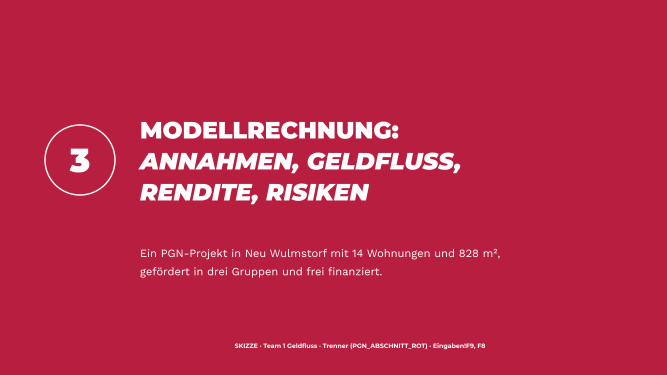
#> input picture konzepte/team-1/entwurf/skizzen/folie-13-trenner.png, 1333 x 750 px (shown at 1/2 size); its folder holds 4 pictures in this run
$ python ansicht_pdf.py
#> lines starting #> are read from the running program, lines starting #| are printed output that depends on the picture
"""Baut je Team eine Ansichts-PDF: alle Folien in Vortragsreihenfolge, danach die Broschürenseiten."""
import glob, os, re
from PIL import Image, ImageDraw, ImageFont

HIER = os.path.dirname(os.path.abspath(__file__))
BASIS = os.path.dirname(HIER)
FONT = os.path.expanduser("~/.fonts/pgn/WorkSans-Medium.ttf")
LEIT = {"1": "Geldfluss", "2": "Fragen eines Investors", "3": "Vergleich"}
ENTWURF = {"1": ["16", "17", "28"], "2": ["16", "25", "29"], "3": ["16", "20", "28"]}


def schluessel(nr):
    if nr.startswith("A"):
        return (1, int(nr[1:]))
    return (0, int(nr))


def folien(team):
#> called with team = '1'
    t = os.path.join(BASIS, f"team-{team}", "entwurf")
    liste = []
    for i, nr in enumerate(ENTWURF[team], 1):
        liste.append((nr, "fertiger Entwurf", os.path.join(t, "png", f"folie-0{i}.png")))
    for p in glob.glob(os.path.join(t, "skizzen", "*.png")):
        m = re.match(r"(?:folie-)?(A?\d+)-(.*)\.png", os.path.basename(p))
        art = "heutige Folie, unverändert" if "unveraendert" in m.group(2) else "Skizze"
        liste.append((m.group(1), art, p))
    liste.sort(key=lambda x: schluessel(x[0]))
    seiten = []
    for nr, art, p in liste:
        name = f"Anhang {nr}" if nr.startswith("A") else f"Folie {nr}"
        seiten.append((f"{name} · {art}", p))
    for p in sorted(glob.glob(os.path.join(t, "broschuere", "*.png")), key=lambda s: int(re.findall(r"\d+", os.path.basename(s))[0])):
        blatt = int(re.findall(r"\d+", os.path.basename(p))[0])
        seiten.append((f"Broschüre Blatt {blatt} · Skizze", p))
    return seiten


def seite(titel, bild, team):
#> called with titel = 'Folie 13 · Skizze', team = '1'
    img = Image.open(bild).convert("RGB")
    breite = 1600
    img = img.resize((breite, round(img.height * breite / img.width)), Image.LANCZOS)
#> img: PIL image 1600x900 RGB
    kopf = 70
    s = Image.new("RGB", (breite, img.height + kopf), "white")
#> s: PIL image 1600x970 RGB; every value is 255
    d = ImageDraw.Draw(s)
    d.rectangle([0, 0, breite, kopf], fill=(38, 50, 56))
    f = ImageFont.truetype(FONT, 30)
    d.text((24, 18), f"Team {team} „{LEIT[team]}“ · {titel}", font=f, fill="white")
    s.paste(img, (0, kopf))
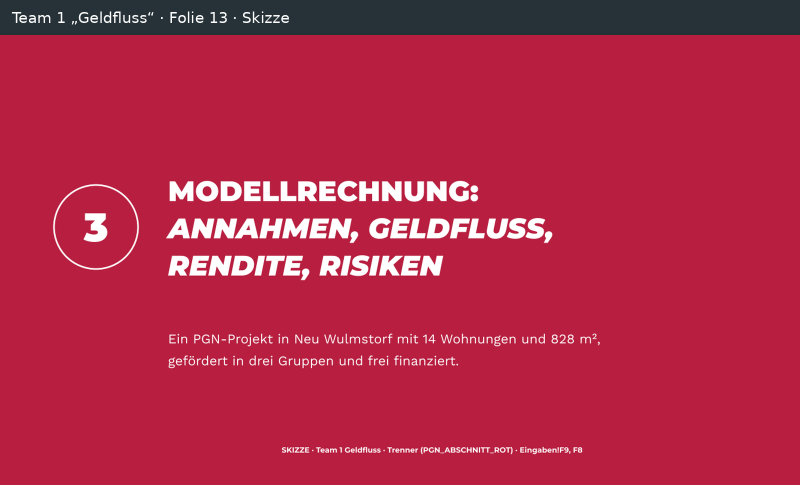
#> s: PIL image 1600x970 RGB (shown at 1/2 size); mean R, G, B 175.8, 40.7, 70.4
    return s


if __name__ == "__main__":
    ziel = os.path.join(BASIS, "ansicht")
    os.makedirs(ziel, exist_ok=True)
    for team in "123":
        bilder = [seite(t, p, team) for t, p in folien(team)]
#> call 2 of seite, with titel = 'Folie 14 · Skizze', team = '1'
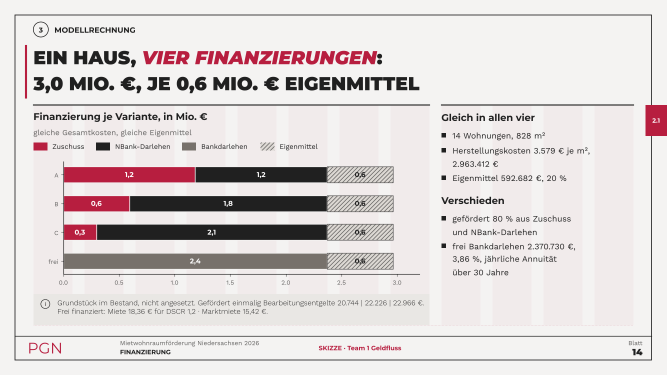
#> input picture konzepte/team-1/entwurf/skizzen/folie-14-finanzierung.png, 1333 x 750 px (shown at 1/2 size)
#> in seite (call 2), `img = img.resize((breite, round(img.height * breite / img.width)), Ima..`:
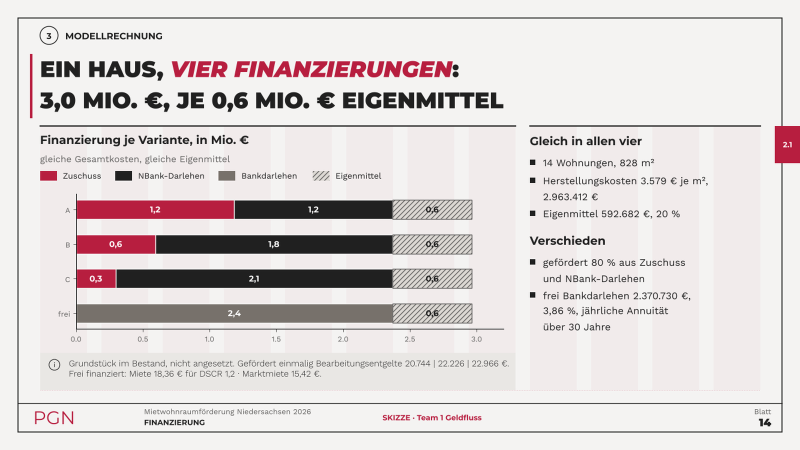
#> img: PIL image 1600x900 RGB (shown at 1/2 size); mean R, G, B 221.4, 214.9, 214.9
#> in seite (call 2), `s.paste(img, (0, kopf))`:
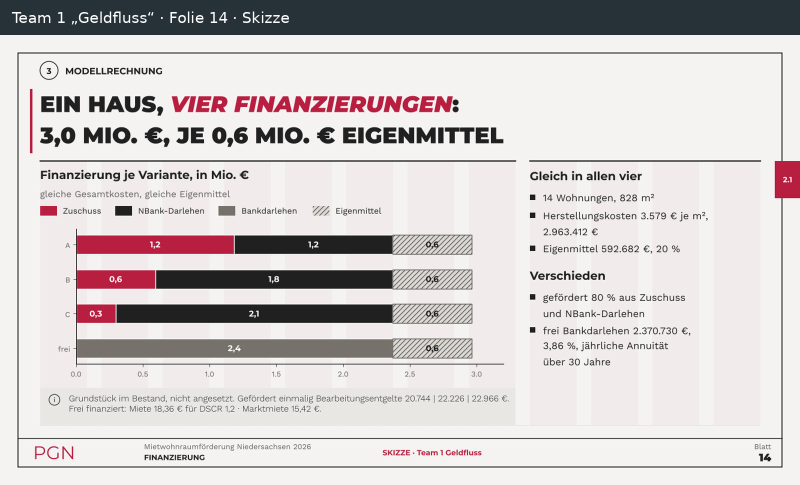
#> s: PIL image 1600x970 RGB (shown at 1/2 size); mean R, G, B 208.6, 203.4, 203.9
#> call 3 of seite, with titel = 'Folie 15 · Skizze', team = '1'
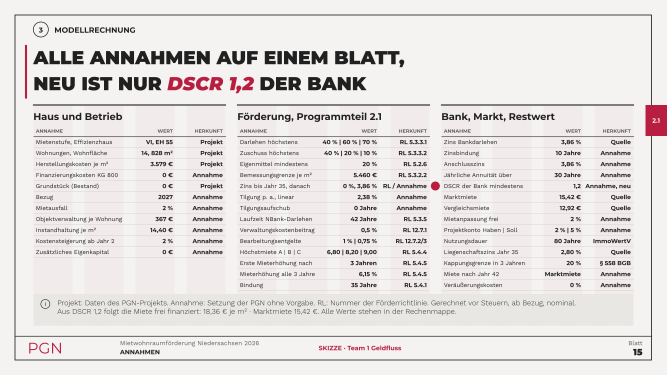
#> input picture konzepte/team-1/entwurf/skizzen/folie-15-annahmen.png, 1333 x 750 px (shown at 1/2 size)
#> in seite (call 3), `img = img.resize((breite, round(img.height * breite / img.width)), Ima..`:
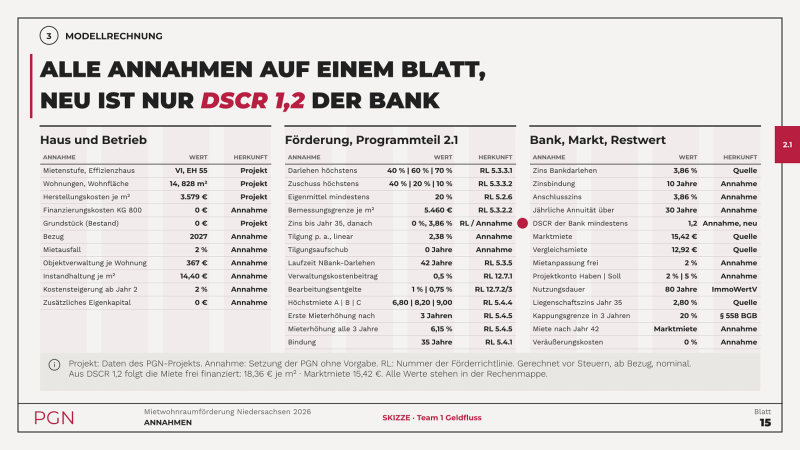
#> img: PIL image 1600x900 RGB (shown at 1/2 size); mean R, G, B 227.4, 223.7, 223.2
#> in seite (call 3), `s.paste(img, (0, kopf))`:
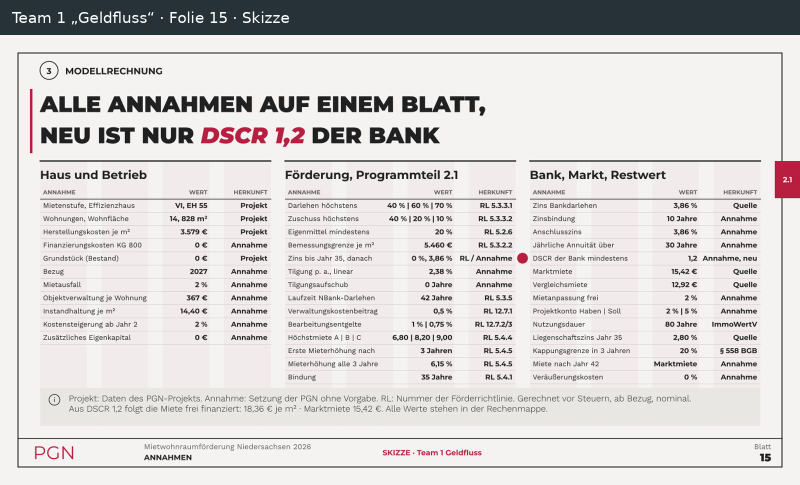
#> s: PIL image 1600x970 RGB (shown at 1/2 size); mean R, G, B 214.1, 211.6, 211.5
#> (the run stopped early here; a loop or call above may not have finished)
